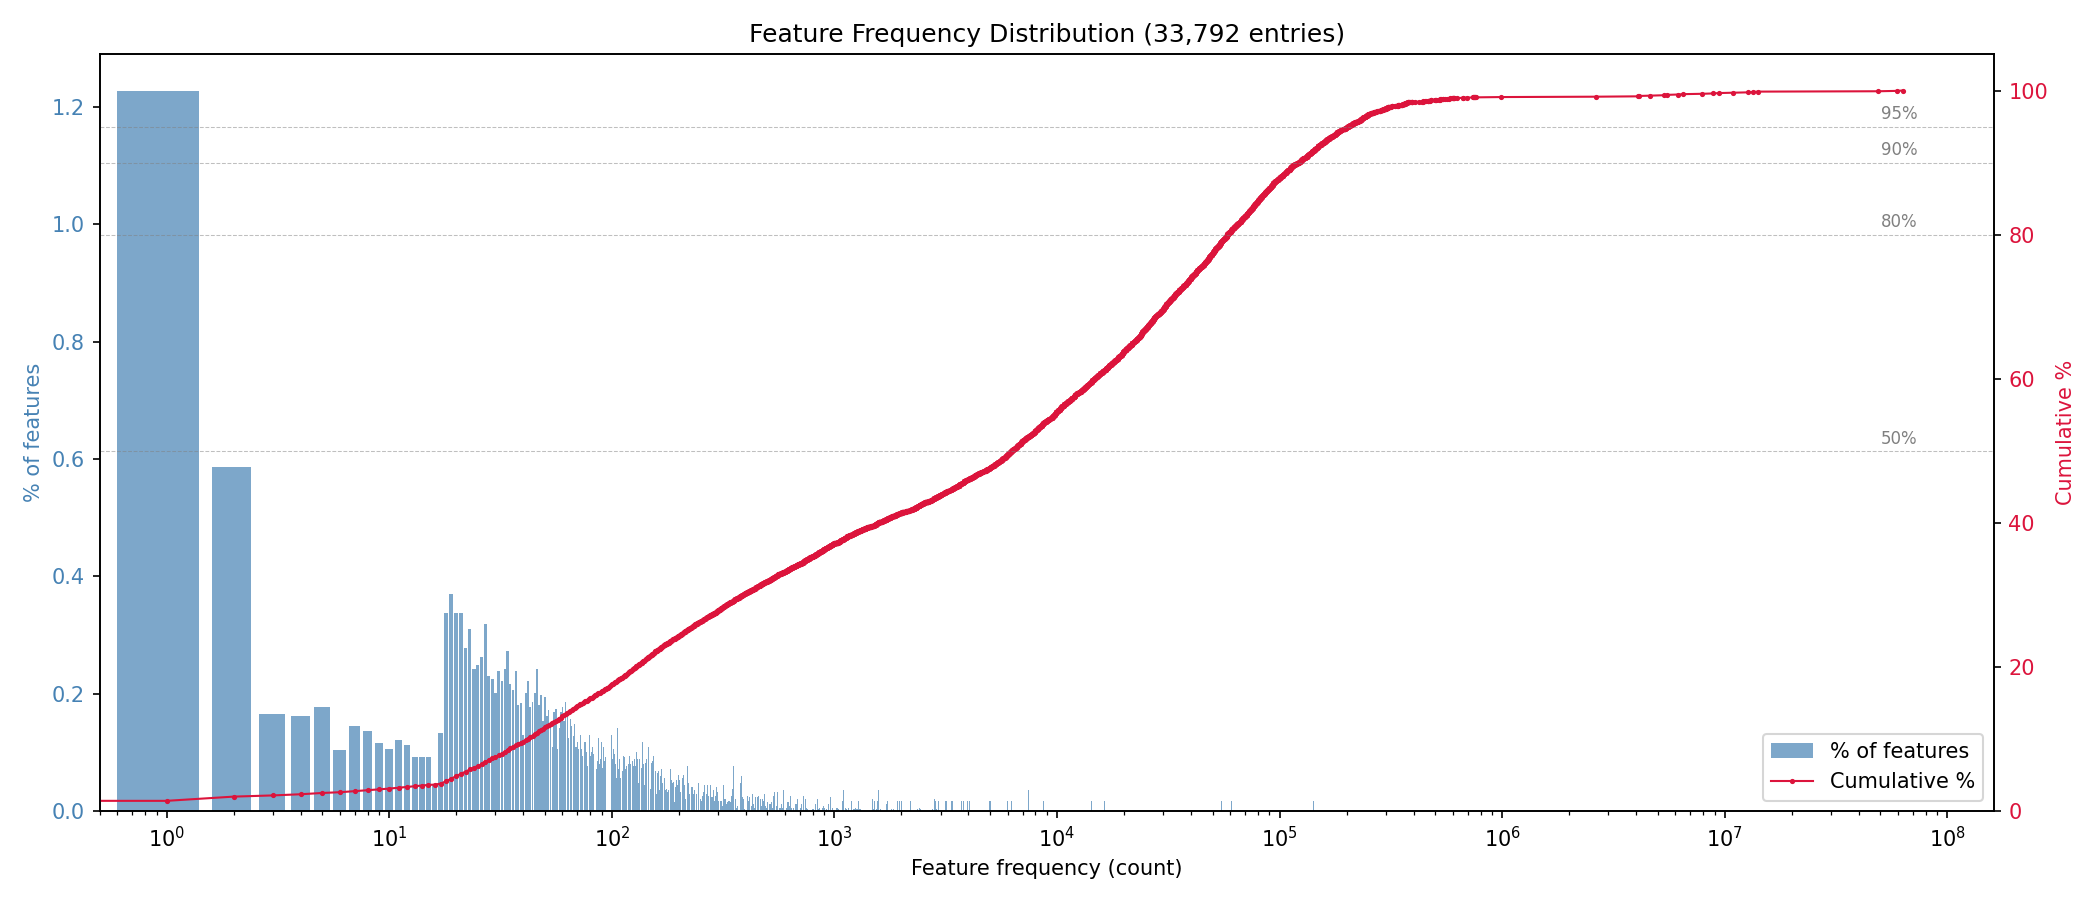

This figure's Python source:
#!/usr/bin/env python3
"""
Read pos_map.json, compute feature frequency distribution, save CSV, and plot.
"""

import json
import sys
import csv
from collections import Counter
import matplotlib.pyplot as plt
import numpy as np

def main(input_path, csv_path, png_path):
    with open(input_path, 'r', encoding='utf-8') as f:
        root = json.load(f)

    features = root.get('features', [])
    cnts = []
    for feat in features:
        entries = feat.get('entries', [])
        for e in entries:
            cnts.append(e['count'])

    total = len(cnts)
    freq_map = Counter(cnts)
    sorted_items = sorted(freq_map.items())  # (count, num_features)

    cumul = 0
    rows = []
    for cnt, num in sorted_items:
        cumul += num
        pct = num / total * 100
        cumul_pct = cumul / total * 100
        rows.append((cnt, num, pct, cumul_pct))

    # Save CSV
    with open(csv_path, 'w', newline='') as f:
        w = csv.writer(f)
        w.writerow(['count', 'num_features', 'pct', 'cumul_pct'])
        w.writerows(rows)

    print(f"Saved CSV: {csv_path}")
    print(f"Total entries: {total}")
    print(f"Unique count values: {len(rows)}")
    print(f"Min count: {min(cnts)}, Max count: {max(cnts)}, Mean: {np.mean(cnts):.1f}, Median: {np.median(cnts):.0f}")
    print(f"Features appearing exactly once: {freq_map.get(1, 0)} ({freq_map.get(1, 0)/total*100:.1f}%)")

    # Plot
    x = [r[0] for r in rows]
    pct_y = [r[2] for r in rows]
    cumul_y = [r[3] for r in rows]

    fig, ax1 = plt.subplots(figsize=(14, 6))

    ax1.bar(x, pct_y, width=0.8, color='steelblue', alpha=0.7, label='% of features')
    ax1.set_xlabel('Feature frequency (count)')
    ax1.set_ylabel('% of features', color='steelblue')
    ax1.tick_params(axis='y', labelcolor='steelblue')
    ax1.set_xscale('log')
    ax1.set_xlim(left=0.5)

    ax2 = ax1.twinx()
    ax2.plot(x, cumul_y, color='crimson', marker='.', linestyle='-', linewidth=1, markersize=3, label='Cumulative %')
    ax2.set_ylabel('Cumulative %', color='crimson')
    ax2.tick_params(axis='y', labelcolor='crimson')
    ax2.set_ylim(0, 105)

    # Threshold lines
    for thresh in [50, 80, 90, 95]:
        ax2.axhline(y=thresh, color='gray', linestyle='--', linewidth=0.5, alpha=0.5)
        ax2.text(x[-1]*0.8, thresh + 1, f'{thresh}%', color='gray', fontsize=8)

    lines1, labels1 = ax1.get_legend_handles_labels()
    lines2, labels2 = ax2.get_legend_handles_labels()
    ax1.legend(lines1 + lines2, labels1 + labels2, loc='lower right')

    plt.title(f'Feature Frequency Distribution ({total:,} entries)')
    fig.tight_layout()
    plt.savefig(png_path, dpi=150)
    plt.close()
    print(f"Saved plot: {png_path}")


if __name__ == '__main__':
    if len(sys.argv) < 2:
        print("Usage: python3 feature_freq_plot.py <pos_map.json> [output.csv] [output.png]")
        sys.exit(1)
    input_path = sys.argv[1]
    csv_path = sys.argv[2] if len(sys.argv) > 2 else 'feature_freq.csv'
    png_path = sys.argv[3] if len(sys.argv) > 3 else 'feature_freq_plot.png'
    main(input_path, csv_path, png_path)
